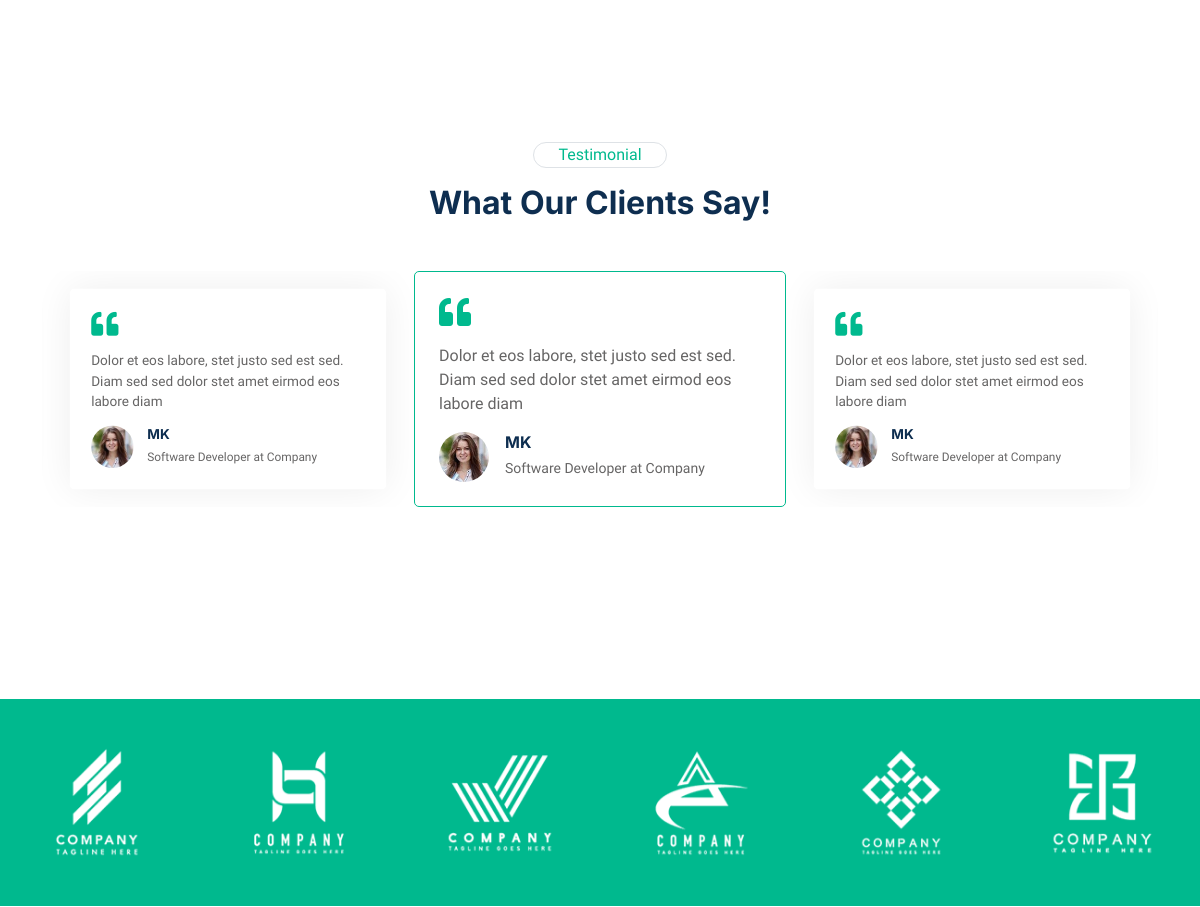
/ (middle part), run on an earlier commit of the app's database.
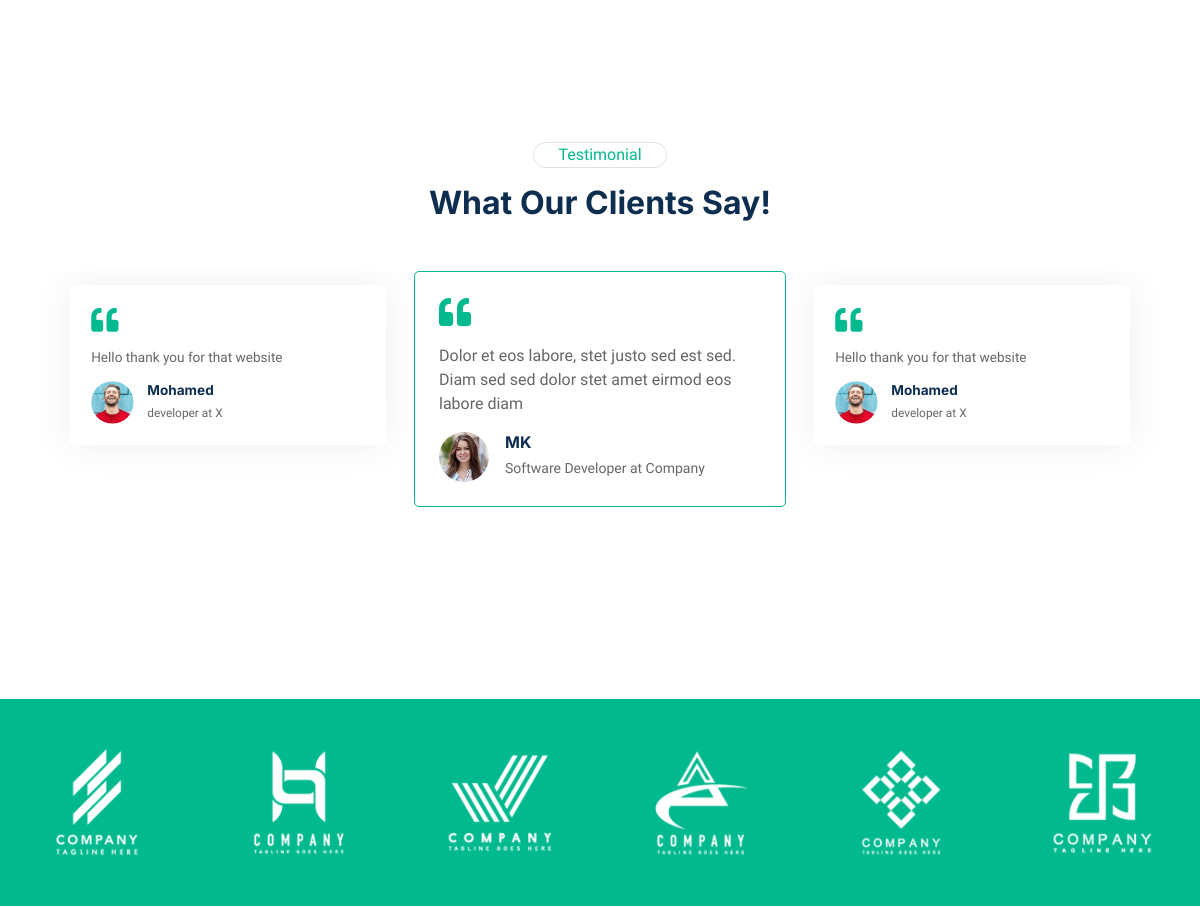
And on a later commit of the database.
### pages/models.py (models this page shows, shortened)
class Testimonial(models.Model):
    client_name = models.CharField(max_length=100)
    profession = models.CharField(max_length=50)
    client_image = models.ImageField(upload_to='images')
    text = models.TextField()

### pages/views.py (the view, shortened to what this page needs)
# urls.py: path('', views.home_page, name='home'),
def home_page(request):
    testimonial = Testimonial.objects.all()
    form  = SubscribedEmailForm(request.POST)
    return render(request, 'home.html', context={'testimonial':testimonial, 'formEmail':form})

### templates/home.html (shortened to what this page needs)
{% extends 'base.html' %}
{% load static %}
{% block content %}
        <div class="container-xxl py-6">
                <div class="container">
                <div class="mx-auto text-center wow fadeInUp" data-wow-delay="0.1s" style="max-width: 600px;">
                        <div class="d-inline-block border rounded-pill text-primary px-4 mb-3">Testimonial</div>
                        <h2 class="mb-5">What Our Clients Say!</h2>
                </div>
                <div class="owl-carousel testimonial-carousel wow fadeInUp" data-wow-delay="0.1s">
                        {% for obj in testimonial  %}
                        <div class="testimonial-item rounded p-4">
                        <i class="fa fa-quote-left fa-2x text-primary mb-3"></i>
                        <p>{{obj.text}}</p>
                        <div class="d-flex align-items-center">
                                <img class="img-fluid flex-shrink-0 rounded-circle" src="{{obj.client_image.url}}">
                                <div class="ps-3">
                                <h6 class="mb-1">{{obj.client_name}}</h6>
                                <small>{{obj.profession}}</small>
                                </div>
                        </div>
                        </div>
                        {% endfor %}
                </div>
                </div>
        </div>
        {% include 'client.html' %}
{% endblock content %}

### templates/base.html (shortened to what this page needs)
{% load static %}
<!DOCTYPE html>
<html lang="en">
<head>
    <link href="https://cdnjs.cloudflare.com/ajax/libs/font-awesome/5.10.0/css/all.min.css" rel="stylesheet">
    <link href="https://cdn.jsdelivr.net/npm/bootstrap-icons@1.4.1/font/bootstrap-icons.css" rel="stylesheet">
    <link href="{% static 'lib/animate/animate.min.css' %}" rel="stylesheet">
    <link href="{% static 'lib/owlcarousel/assets/owl.carousel.min.css' %}" rel="stylesheet">
    <link href="{% static 'css/bootstrap.min.css' %}" rel="stylesheet">
    <link href="{% static 'css/style.css' %}" rel="stylesheet">
</head>
<body>
    <div class="container-xxl bg-white p-0">
        {% block content %}{% endblock content %}
    </div>
</body>

### templates/about_base.html (shortened to what this page needs)
{% load static %}

### templates/newsletter.html (shortened to what this page needs)
{% load static %}

### templates/client.html (shortened to what this page needs)
{% load static %}
<div class="container-xxl bg-primary my-6 py-5 wow fadeInUp" data-wow-delay="0.1s">
    <div class="container">
        <div class="owl-carousel client-carousel">
            <a href="#"><img class="img-fluid" src="{% static 'img/logo-1.png' %}" alt=""></a>
            <a href="#"><img class="img-fluid" src="{% static 'img/logo-2.png' %}" alt=""></a>
            <a href="#"><img class="img-fluid" src="{% static 'img/logo-3.png' %}" alt=""></a>
            <a href="#"><img class="img-fluid" src="{% static 'img/logo-4.png' %}" alt=""></a>
            <a href="#"><img class="img-fluid" src="{% static 'img/logo-5.png' %}" alt=""></a>
            <a href="#"><img class="img-fluid" src="{% static 'img/logo-6.png' %}" alt=""></a>
        </div>
    </div>
</div>

### static/css/style.css (style rules this page uses)
:root { --primary: #00B98E; --light: #F3F6F8; --dark: #0E2E50; }
.my-6 { margin-top: 6rem; margin-bottom: 6rem; }
.py-6 { padding-top: 6rem; padding-bottom: 6rem; }
.testimonial-carousel .owl-item .testimonial-item { box-shadow: 0 0 45px rgba(0, 0, 0, .07); border: 1px solid transparent; transform: scale(.85); transition: .5s; }
.testimonial-carousel .owl-item.center .testimonial-item { box-shadow: none; border-color: var(--primary); transform: scale(1); }
.testimonial-carousel .owl-item .testimonial-item img { width: 50px; height: 50px; }

What changed in the data, as far as the page shows it:
added Testimonial: text "Hello thank you for that website", client_image (picture), client_name "Mohamed", profession "developer at X"
